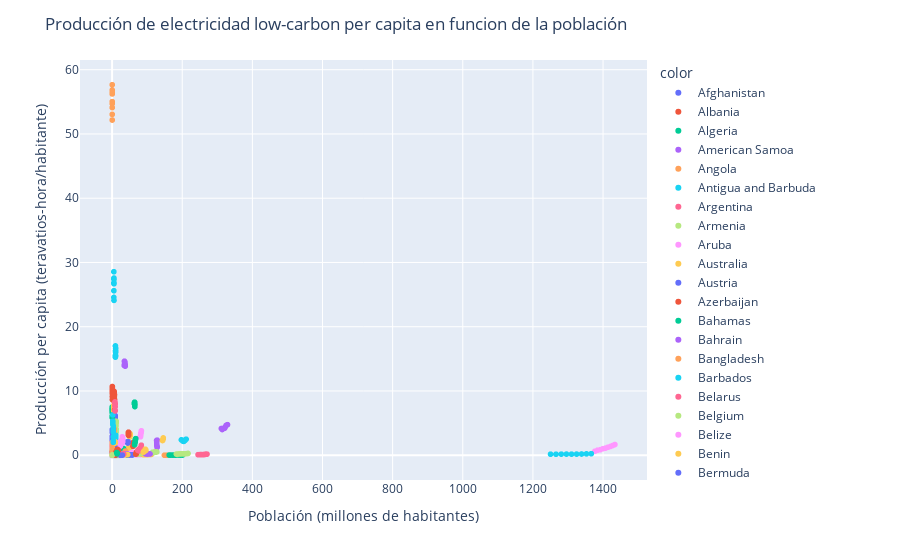

The notebook cell saved with this chart:
### Code cell
fig = px.scatter(x=wec["population"], y=wec["lc_per_capita"], color=wec["country"])
# Especificamos el diseño del gráfico
fig.update_layout(
    xaxis_title='Población (millones de habitantes)',
    yaxis_title='Producción per capita (teravatios-hora/habitante)',
    title='Producción de electricidad low-carbon per capita en funcion de la población',
)
fig.show()
